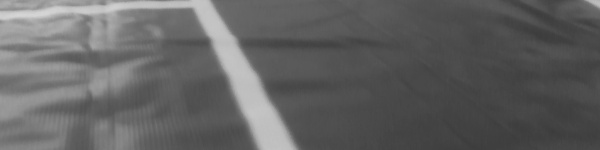
#> input picture 466.jpg, 600 x 150 px
$ jupyter execute ostu_multi.ipynb
#> lines starting #> are read from the running program, lines starting #| are printed output that depends on the picture
### rgb2gray.py
def rgbtogray(rgb):
    import numpy as np
    r, g, b = rgb[:,:,0], rgb[:,:,1], rgb[:,:,2]
    gray = np.round (0.2989 * r + 0.5870 * g + 0.1140 * b)

    return gray

### ostu_multi.ipynb
[cell 1]
import numpy as np
import matplotlib.pyplot as plt
from PIL import Image
from rgb2gray import rgbtogray

[cell 2]
def rgb2gray(rgb):
    r, g, b = rgb[:,:,0], rgb[:,:,1], rgb[:,:,2]
    gray = np.round (0.2989 * r + 0.5870 * g + 0.1140 * b)
    return gray

[cell 3]
I=Image.open('466.jpg')
#> I is the input picture: PIL image 600x150 RGB; min 59, max 215, mean 98.5
I=np.array(I)
I=rgbtogray(I)
I=I.astype(int)
#> I: shape (150, 600) int64
fig1=plt.figure(figsize = (3,3))
plt.imshow(I, cmap='gray',vmin=0,vmax=255);
plt.axis('off');

[cell 4]
##### Otsu multithreshold method
mini=np.amin(I)
#> mini = 59
maxi=np.amax(I)-1
#> maxi = 214
pi, bins,=np.histogram(I.ravel(), np.arange(256))
#> pi = 255 values, max 2607 at index 72, min 0 at index 0, mean 352.9; bins = 256 values from 0 to 255
pi=pi/np.sum(pi)
#> pi = 255 values, max 0.029 at index 72, min 0 at index 0, mean 0.00392
bins = np.linspace(0,255,255)
miu_t=np.sum(bins*pi)
#> miu_t = 98.86
t0=1
t1=2
w=np.zeros((2))
miu_k=np.zeros((2))
sgmt=0
opt_t=np.zeros((2))
for t0 in range(mini,maxi-1):
    for t1 in range(t0+1,maxi):
        w[0]=np.sum(pi[mini:t0])+0.000001
        w[1]=np.sum(pi[t1:maxi])+0.000001
        miu_k[0]=np.sum(bins[mini:t0]*pi[mini:t0])/w[0]
        miu_k[1]=np.sum(bins[t1:maxi]*pi[t1:maxi])/w[1]
        sgm= np.sum(w*(miu_k-miu_t)**2)
        if sgm>sgmt:
            sgmt=sgm
            opt_t[0]=t0
            opt_t[1]=t1
#> after the loop, miu_k = [98.79, 213.1]; opt_t = [87, 132]; sgmt = 1024.2; w = [0.999, 0.000279]

opt_t[0]=opt_t[0]+mini
opt_t[1]=opt_t[1]+mini
print(opt_t)
#| [146. 191.]

[cell 5]
##### Otsu method
si=I.shape
#> si = (150, 600)
S=np.zeros(si)
print(S.shape)
#| (150, 600)
for x in range(si[0]):
    for y in range(si[1]):
        if I[x,y]<=opt_t[0]:
            S[x,y]=0
        elif (I[x,y]>opt_t[0]) & (I[x,y]<=opt_t[1]) :
            S[x,y]=128
        else:
            S[x,y]=255
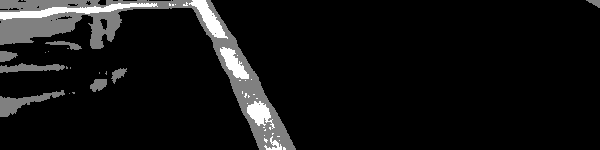
#> S: shape (150, 600) float64; min 0, max 255, mean 18.8
S=S.astype(int)
fig2=plt.figure(figsize = (8,8))
plt.imshow(S, cmap='gray',vmin=0,vmax=255);
plt.axis('off');
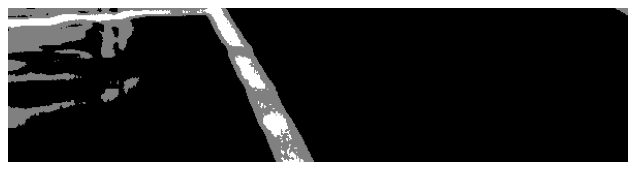
#> figure drawn by matplotlib, 1 panel

[cell 6]
plt.plot(bins,pi)
plt.axvline(opt_t[0],0,1,label='pyplot vertical line', c = 'r')
plt.axvline(opt_t[1],0,1,label='pyplot vertical line', c = 'g')
plt.show()
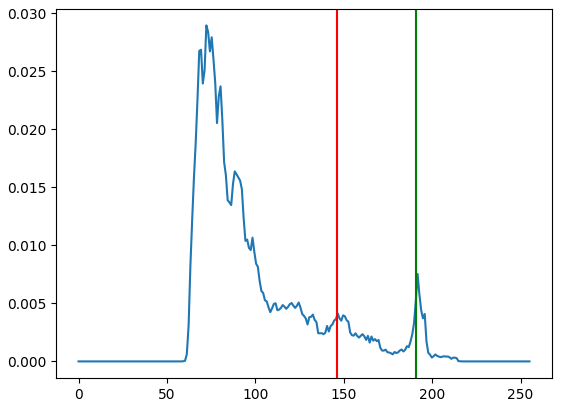
#> figure drawn by matplotlib, 1 panel; curve peaks at x = 72.28, y = 0.029

$ run again, with 14.jpg copied over 466.jpg
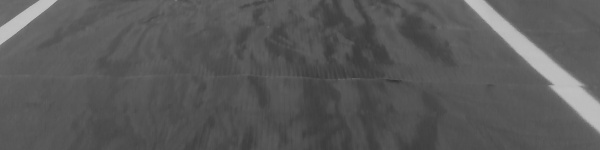
#> input picture 14.jpg, 600 x 150 px
#> I is the input picture: PIL image 600x150 RGB; min 51, max 199, mean 89.5
#> I: shape (150, 600) int64
#> mini = 51
#> maxi = 198
#> `pi, bins,=np.histogram(I.ravel(), np.arange(256))`: pi = 255 values, max 4410 at index 88, min 0 at index 0, mean 352.9; bins = 256 values from 0 to 255
#> `pi=pi/np.sum(pi)`: pi = 255 values, max 0.049 at index 88, min 0 at index 0, mean 0.00392
#> miu_t = 89.88
#> after the loop `for t0 in range(mini,maxi-1):`: miu_k = [89.86, 194.9]; opt_t = [83, 137]; sgmt = 474.7; w = [1, 6.77e-05]
#| [134. 188.]
#| (150, 600)
#> after the loop `for x in range(si[0]):`:
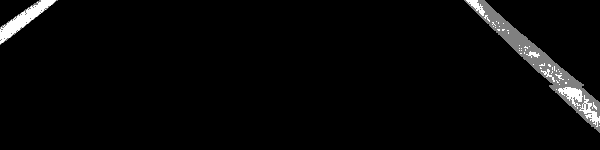
#> S: shape (150, 600) float64; min 0, max 255, mean 7.9
#> `plt.show()`:
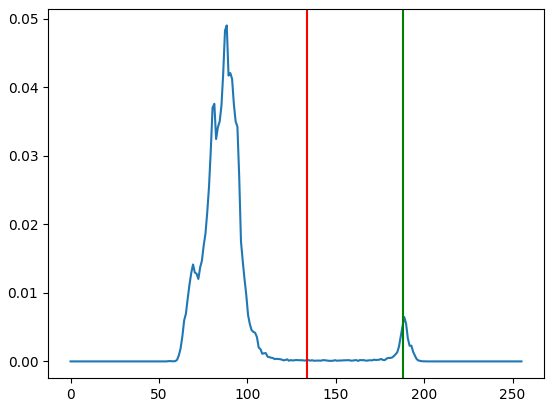
#> figure drawn by matplotlib, 1 panel; curve peaks at x = 88.35, y = 0.049

$ run again, with im1.jpg copied over 466.jpg
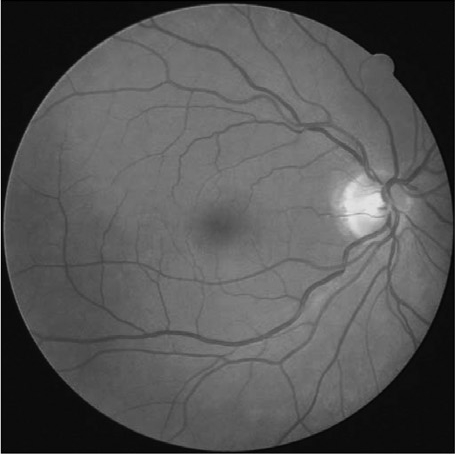
#> input picture im1.jpg, 455 x 455 px
#> I is the input picture: PIL image 455x455 RGB; min 0, max 255, mean 84.6
#> I: shape (455, 455) int64
#> mini = 0
#> maxi = 254
#> `pi, bins,=np.histogram(I.ravel(), np.arange(256))`: pi = 255 values, max 23634 at index 12, min 0 at index 231, mean 811.9; bins = 256 values from 0 to 255
#> `pi=pi/np.sum(pi)`: pi = 255 values, max 0.114 at index 12, min 0 at index 231, mean 0.00392
#> miu_t = 84.96
#> after the loop `for t0 in range(mini,maxi-1):`: miu_k = [84.59, 0]; opt_t = [49, 101]; sgmt = 1687.1; w = [0.998, 1e-06]
#| [ 49. 101.]
#| (455, 455)
#> after the loop `for x in range(si[0]):`:
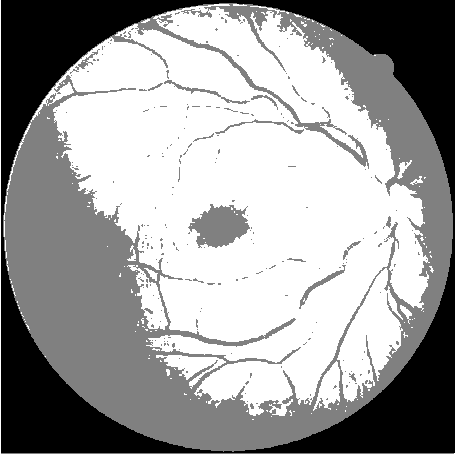
#> S: shape (455, 455) float64; min 0, max 255, mean 158.2
#> `plt.show()`:
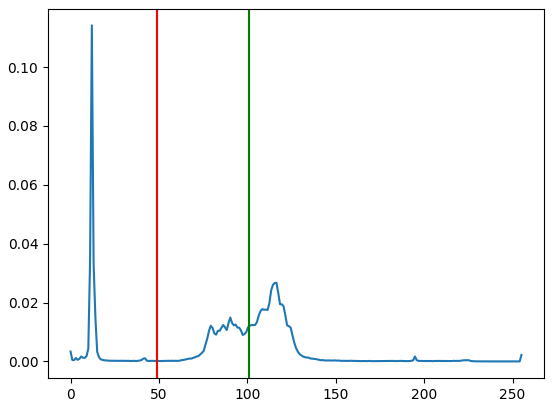
#> figure drawn by matplotlib, 1 panel; curve peaks at x = 12.05, y = 0.114
